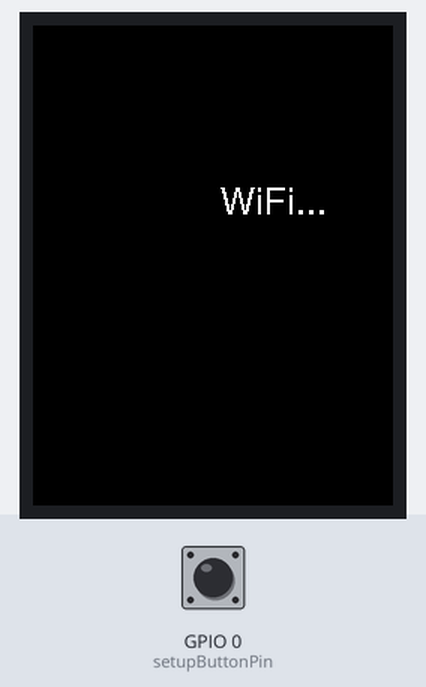
A program run on a simulated ESP32. On the bench: 240×320 colour display. Inputs (shaded band) come from the test bench; at power-on: GPIO 0 (setupButtonPin) HIGH. WiFi joins after 1.5 s; servers stay silent unless stated; the local clock reads 2024-03-15 10:24:30 at power-on unless the program sets it; EEPROM starts erased.

Above: at 0.3 s.
At 3.2 s:
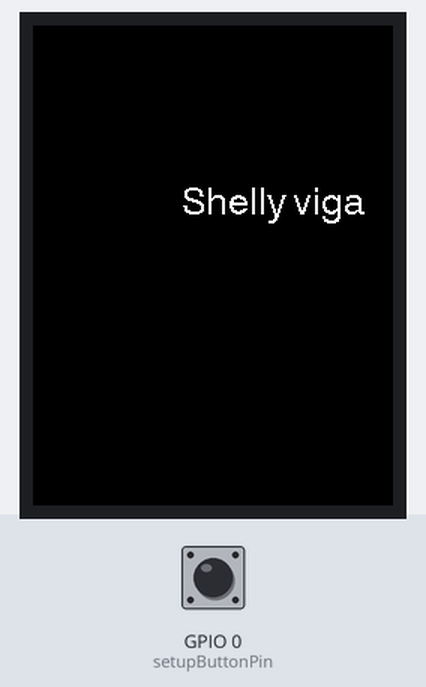
3.3 s: GPIO 0 (setupButtonPin) pulled LOW for 3.2 s
At 5.3 s:
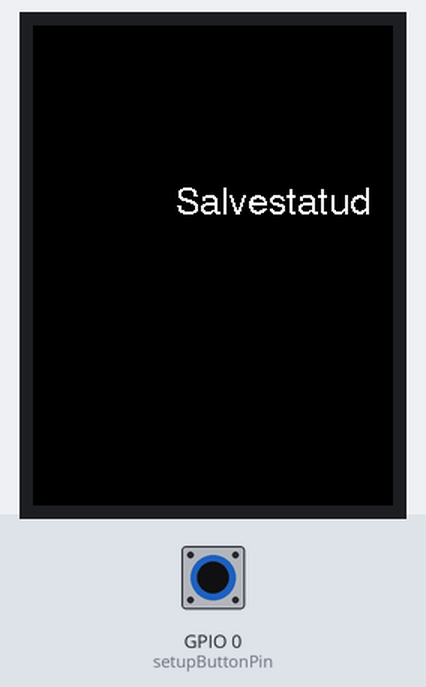
Timing chart, 0 to 6.8 s (numbered marks = the images above; inputs shaded):
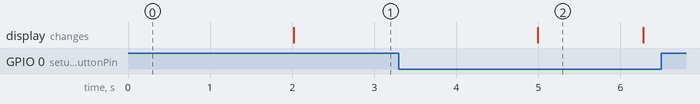

The program:

main.cpp
```cpp
#include <WiFi.h>
#include <WiFiManager.h>
#include <Preferences.h>
#include <HTTPClient.h>
#include <ArduinoJson.h>
#include <TFT_eSPI.h>
#include <time.h>

TFT_eSPI tft = TFT_eSPI();
Preferences preferences;
WiFiManager wifiManager;

char shellyIp[16] = "192.168.1.200";
char shellyUrl[80];

WiFiManagerParameter shellyIpParameter(
    "shelly_ip",
    "Shelly Plus Uni IP",
    "192.168.1.200",
    16
);

float temperature = 0.0;

unsigned long previousUpdate = 0;
const unsigned long updateInterval = 30000;

const int setupButtonPin = 0;

void showMessage(const String& message)
{
    tft.fillScreen(0x0000);
    tft.setTextColor(0xFFFF, 0x0000);
    tft.setTextDatum(MC_DATUM);
    tft.drawString(message, 160, 120, 4);
}

void buildShellyUrl()
{
    snprintf(
        shellyUrl,
        sizeof(shellyUrl),
        "http://%s/rpc/Shelly.GetStatus",
        shellyIp
    );
}

bool savePortalSettings()
{
    strlcpy(
        shellyIp,
        shellyIpParameter.getValue(),
        sizeof(shellyIp)
    );

    IPAddress parsedIp;

    if (!parsedIp.fromString(shellyIp))
    {
        showMessage("Shelly IP viga");
        return false;
    }

    preferences.putString("shelly_ip", shellyIp);
    buildShellyUrl();

    return true;
}

void drawScreen()
{
    tft.fillScreen(0x0000);
    tft.setTextDatum(MC_DATUM);

    tft.setTextColor(0xFFFF, 0x0000);
    tft.drawString("SAUN", 160, 35, 4);

    if (temperature < 90.0)
    {
        tft.setTextColor(0x001F, 0x0000);
    }
    else
    {
        tft.setTextColor(0xFFFF, 0x0000);
    }

    tft.drawString(
        String(temperature, 1) + " C",
        160,
        110,
        7
    );

    struct tm timeinfo;

    if (getLocalTime(&timeinfo))
    {
        char clockBuffer[6];

        snprintf(
            clockBuffer,
            sizeof(clockBuffer),
            "%02d:%02d",
            timeinfo.tm_hour,
            timeinfo.tm_min
        );

        tft.setTextColor(0xFFFF, 0x0000);
        tft.drawString(clockBuffer, 160, 205, 4);
    }
}

void readShellyTemperature()
{
    if (WiFi.status() != WL_CONNECTED)
    {
        showMessage("WiFi puudub");
        return;
    }

    HTTPClient http;
    http.begin(shellyUrl);

    int httpCode = http.GET();

    if (httpCode == HTTP_CODE_OK)
    {
        String payload = http.getString();

        JsonDocument doc;
        DeserializationError error =
            deserializeJson(doc, payload);

        if (error)
        {
            http.end();
            showMessage("JSON viga");
            return;
        }

        if (doc["temperature:100"]["tC"].isNull())
        {
            http.end();
            showMessage("Anduri viga");
            return;
        }

        temperature =
            doc["temperature:100"]["tC"].as<float>();

        drawScreen();

        Serial.print("Shelly temperatuur: ");
        Serial.print(temperature, 1);
        Serial.println(" C");
    }
    else
    {
        showMessage("Shelly viga");
    }

    http.end();
}

void openSetupPortal()
{
    showMessage("WiFi seadistus");

    bool connected =
        wifiManager.startConfigPortal(
            "SaunMonitor-Setup"
        );

    if (!connected)
    {
        showMessage("WiFi viga");
        delay(3000);
        ESP.restart();
    }

    if (!savePortalSettings())
    {
        delay(3000);
        return;
    }

    showMessage("Salvestatud");
    delay(1000);

    configTzTime(
        "EET-2EEST,M3.5.0/3,M10.5.0/4",
        "pool.ntp.org",
        "time.google.com"
    );

    readShellyTemperature();
    previousUpdate = millis();
}

void setup()
{
    Serial.begin(115200);

    pinMode(21, OUTPUT);
    digitalWrite(21, HIGH);

    pinMode(setupButtonPin, INPUT_PULLUP);

    tft.init();
    tft.setRotation(2);

    showMessage("WiFi...");

    preferences.begin("saunmonitor", false);

    String savedShellyIp =
        preferences.getString(
            "shelly_ip",
            "192.168.1.200"
        );

    strlcpy(
        shellyIp,
        savedShellyIp.c_str(),
        sizeof(shellyIp)
    );

    shellyIpParameter.setValue(
        shellyIp,
        sizeof(shellyIp)
    );

    wifiManager.addParameter(&shellyIpParameter);

    bool connected =
        wifiManager.autoConnect(
            "SaunMonitor-Setup"
        );

    if (!connected)
    {
        showMessage("WiFi viga");
        delay(3000);
        ESP.restart();
    }

    if (!savePortalSettings())
    {
        return;
    }

    configTzTime(
        "EET-2EEST,M3.5.0/3,M10.5.0/4",
        "pool.ntp.org",
        "time.google.com"
    );

    readShellyTemperature();
    previousUpdate = millis();
}

void loop()
{
    if (digitalRead(setupButtonPin) == LOW)
    {
        delay(1500);

        if (digitalRead(setupButtonPin) == LOW)
        {
            openSetupPortal();

            while (digitalRead(setupButtonPin) == LOW)
            {
                delay(50);
            }
        }
    }

    if (millis() - previousUpdate >= updateInterval)
    {
        previousUpdate = millis();
        readShellyTemperature();
    }

    delay(50);
}
```

Measured:
- after the input at 3.3 s, the display: changes after 1.7 s (image 2)
